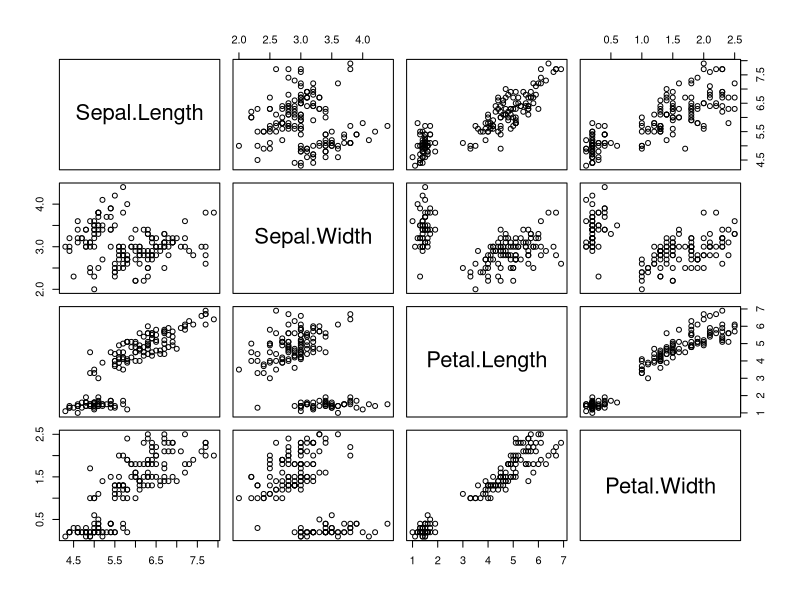
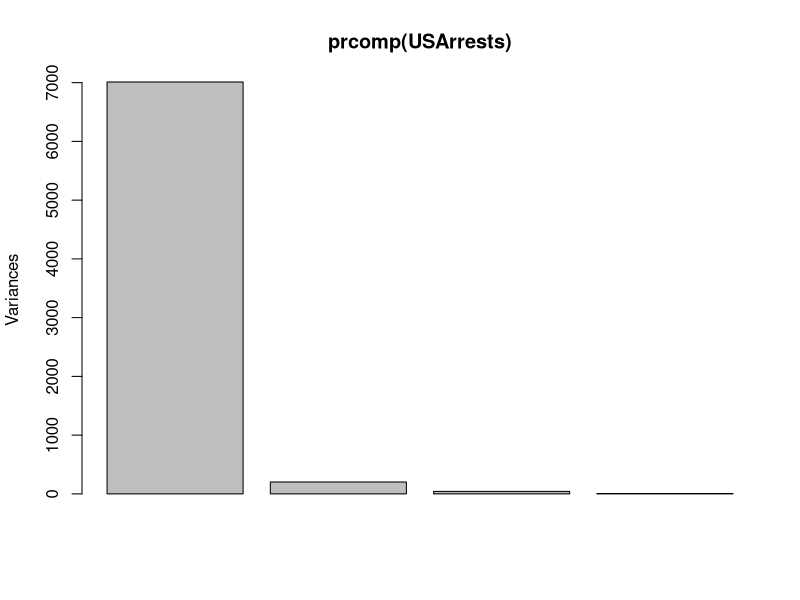

Generate these figures, in order, with R:
## ---- chunk 1
knitr::opts_chunk$set(echo = TRUE, warning = F, error = F)
## ---- chunk 2
## Working with strings
library(stringr)
# or library(tidyverse)

fruits <- c("one apple", "two pears", "three bananas")
str_replace(fruits, "[aeiou]", "-")
str_replace_all(fruits, "[aeiou]", "-")
str_replace_all(fruits, " ", "")

str_replace_all(fruits, "two", "five") %>% 
  str_to_title()
## ---- chunk 3
library(tidyverse)

dN <- dd <- USJudgeRatings; dN[3,6] <- NA
anyNA(dd) # FALSE
anyNA(dN) # TRUE

count_na_in_col <- function(col){
  sum(is.na(col))
}
dN %>% summarise_all(count_na_in_col)
# can augment this with group_by if needed

# use the replace_na() function to easily replace the NA values for each column
df <- data_frame(x = c(1, 2, NA), y = c("a", NA, "b"))
df %>% replace_na(list(x = 0, y = "unknown"))
## ---- chunk 4
library(forcats) # useful package for factors

glimpse(iris)
new_iris <- iris %>%
  mutate(num_species = as.numeric(Species),
         Species = as.character(Species))
glimpse(new_iris)

# fct_relevel() is a useful function in forcats
# fct_reorder()
## ---- chunk 5
# use the cut_TYPE functions in dplyr
library(dplyr)

table(cut_interval(1:100, 10))
table(cut_interval(1:100, 11))

table(cut_number(runif(1000), 10))

table(cut_width(runif(1000), 0.1))
table(cut_width(runif(1000), 0.1, boundary = 0))
table(cut_width(runif(1000), 0.1, center = 0))
## ---- chunk 6
# use the base function scale() to perform z-score normalization on columns
x <- matrix(1:10, ncol = 2)
centered.x <- scale(x, scale = FALSE)
## ---- chunk 7
# correlation table
cor(iris[,1:4])
# correlation graphic
pairs(iris[,1:4])
# 
## ---- chunk 8
library(caret)

set.seed(3456) # setting seed to repeat the same randomization
trainIndex <- createDataPartition(iris$Species, p = .8, 
                                  list = FALSE, 
                                  times = 1)
head(trainIndex)
irisTrain <- iris[ trainIndex,] # training split
irisTest  <- iris[-trainIndex,] # testing split
## ---- chunk 9
prcomp(USArrests)  # inappropriate
prcomp(USArrests, scale = TRUE)
prcomp(~ Murder + Assault + Rape, data = USArrests, scale = TRUE)
summary(prcomp(USArrests, scale = TRUE))
# 4 principal componenets were estimated
plot(prcomp(USArrests))
